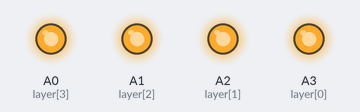
The sketch below on a simulated Arduino Uno, built with avr-gcc and run on an emulated ATmega328P. Shown: output pins drawn as LEDs (lit = HIGH). Random numbers use the default seed unless the sketch sets one; pins used as bus, display or sensor lines are not drawn.

Above: at 0.1 s.
At 20.16 s:
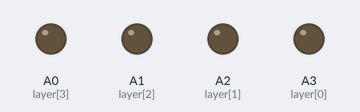
At 21.1 s:
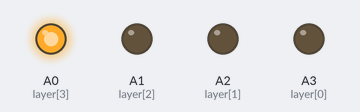
At 22.97 s:
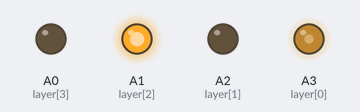
At 25.14 s:
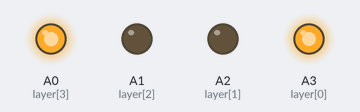
At 30.42 s:
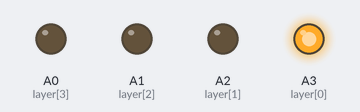
Timing chart, 0 to 32.4 s (numbered marks = the images above):
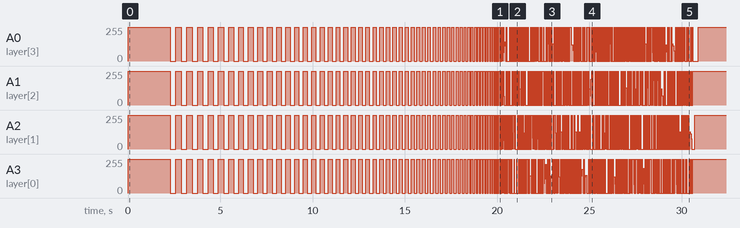

Measured:
- by itself, A0 (layer[3]): 0/255 → 255/255 at 0.00 s, → 0/255 2.3 s later, → 255/255 0.30 s later, → 0/255 0.30 s later, … (494 changes in this stretch)
- by itself, A1 (layer[2]): 0/255 → 255/255 at 0.00 s, → 0/255 2.3 s later, → 255/255 0.30 s later, → 0/255 0.30 s later, … (465 changes in this stretch)

The sketch:

JJ_Final.ino
```cpp
/*
  [   (x,y)-Pin      Array Position]

    (1,1)-13        0
    (1,2)-12        1
    (1,3)-11        2
    (1,4)-10        3
    (2,1)-9         4
    (2,2)-8         5
    (2,3)-7         6
    (2,4)-6         7
    (3,1)-5         8
    (3-2)-4         9
    (3-3)-3         10
    (3,4)-2         11
    (4,1)-1         12
    (4,2)-0         13
    (4,3)-A5        14
    (4,4)-A4        15

  [   layer-Pin        Array Position]

    a-A0            3
    b-A1            2
    c-A2            1
    d-A3            0
*/
int layer[4] = {A3, A2, A1, A0}; //initializing and declaring led layers
int column[16] = {13, 12, 11, 10, 9, 8, 7, 6, 5, 4, 3, 2, 1, 0, A5, A4}; //initializing and declaring led columns

void setup() {
  // put your setup code here, to run once:
  for (int i = 0; i < 16; i++) {
    pinMode(column[i], OUTPUT);  //setting columns to ouput
  }

  for (int i = 0; i < 4; i++) {
    pinMode(layer[i], OUTPUT);  //setting layers to output
  }
}

void loop() {
  // put your main code here, to run repeatedly:
  turnOff();
  turnOn();
  delay(2000);

  // Siddhartha's Work
  flicker();      // All LEDs are on at the end
  randomLED();    // One LED is on at the end

  // Aryan's Work
  raining();
}

// Turns every LED on
void turnOn() {
  for (int i = 0; i < 16; i++) {
    digitalWrite(column[i], LOW);
  }
  for (int i = 0; i < 4; i++) {
    digitalWrite(layer[i], HIGH);
  }
}

// Turns every LED off
void turnOff() {
  for (int i = 0; i < 16; i++) {
    digitalWrite(column[i], HIGH);
  }
  for (int i = 0; i < 4; i++) {
    digitalWrite(layer[i], LOW);
  }
}

// Siddhartha's Work
// Flickers the LEDs
void flicker() {
  turnOff();
  int timeLeft = 300;                 // in millisecs (was 150)
  int rateChangeOfTimeLeft = 5;       // in millisecs
  while (timeLeft != 0) {
    turnOn();
    delay(timeLeft);
    turnOff();
    delay(timeLeft);
    timeLeft -= rateChangeOfTimeLeft;
  }
  turnOn();
}

// Turns on random LEDs
void randomLED() {
  turnOff();
  int timeOn = 10;    // in millisecs
  int cycles = 1000;   // Total no. of LED that will turn on (was 100)
  int randomlayer;

  int randomColumn;
  for (int i = 0; i < cycles; i++) {
    turnOff();
    randomlayer = random(0, 4);
    randomColumn = random(0, 16);
    digitalWrite(layer[randomlayer], HIGH);
    digitalWrite(column[randomColumn], LOW);
    delay(timeOn);
  }
}

// xxxxxxxxxxxxxxxxxxxxxxxxxxxxxxxxxxxxxxxxxxxxxxxxxxxxxxxxxxxxxxxxxxxxxxxxxxxx
// Aryan's Work
void raining() {
  int dropDelay = 100;

  for (int i = 0; i < 16; i++) {
    digitalWrite(column[i], LOW);
    for (int j = 0; j < 4; j++)  {
      digitalWrite(layer[j], HIGH);
      delay(dropDelay);
    }
    delay(dropDelay);
  }
}
```
